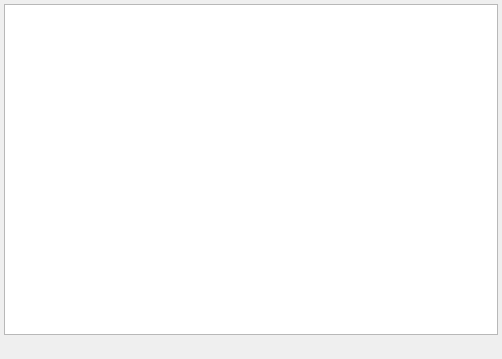
<?xml version="1.0" encoding="UTF-8"?>
<ui version="4.0">
 <class>Form</class>
 <widget class="QWidget" name="Form">
  <property name="geometry">
   <rect>
    <x>0</x>
    <y>0</y>
    <width>502</width>
    <height>359</height>
   </rect>
  </property>
  <property name="windowTitle">
   <string>Form</string>
  </property>
  <layout class="QVBoxLayout" name="verticalLayout">
   <property name="leftMargin">
    <number>4</number>
   </property>
   <property name="topMargin">
    <number>4</number>
   </property>
   <property name="rightMargin">
    <number>4</number>
   </property>
   <property name="bottomMargin">
    <number>4</number>
   </property>
   <item>
    <widget class="GraphicsView" name="graphicsView">
     <property name="enabled">
      <bool>true</bool>
     </property>
    </widget>
   </item>
   <item>
    <widget class="QLabel" name="labelInfo">
     <property name="text">
      <string/>
     </property>
    </widget>
   </item>
  </layout>
 </widget>
 <customwidgets>
  <customwidget>
   <class>GraphicsView</class>
   <extends>QGraphicsView</extends>
   <header>pyqtgraph/widgets/GraphicsView</header>
  </customwidget>
 </customwidgets>
 <resources/>
 <connections/>
</ui>
